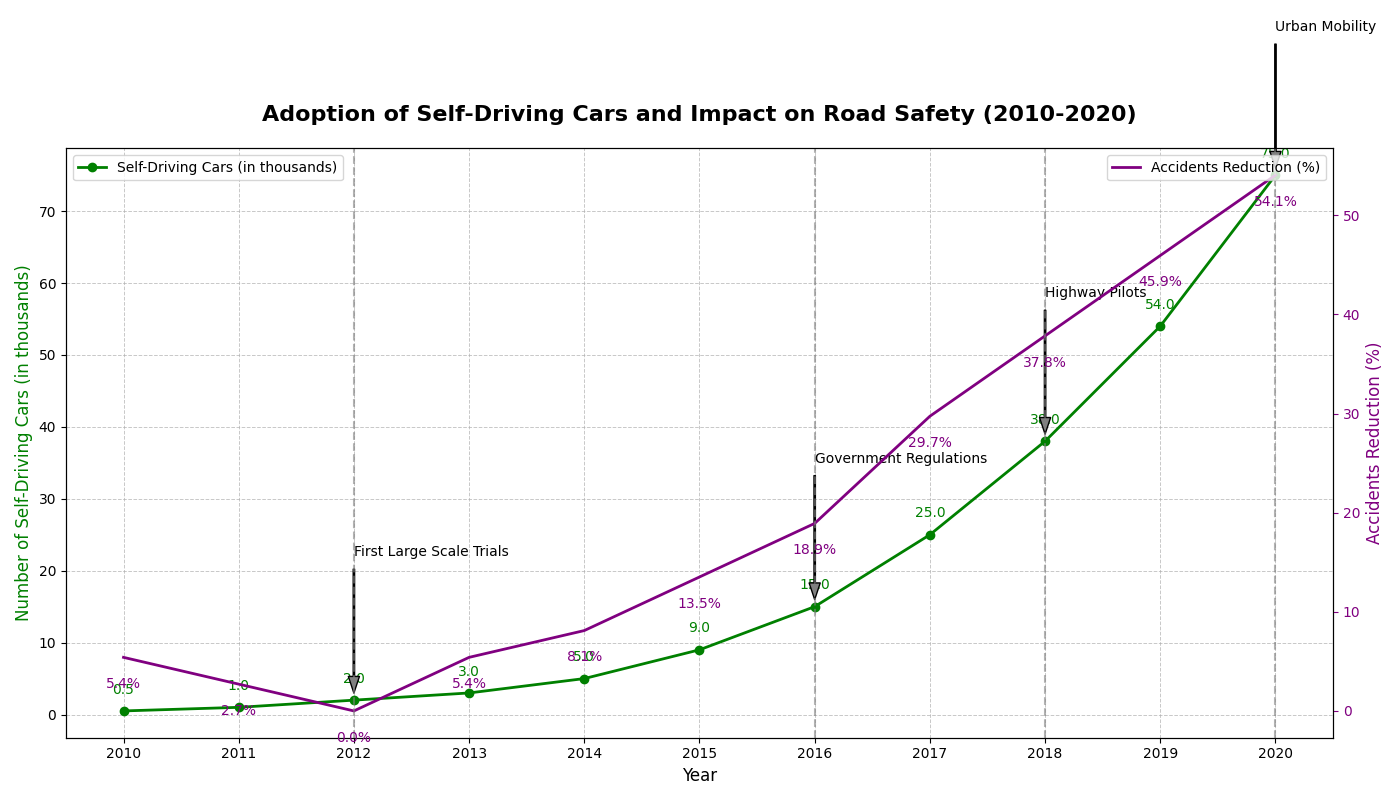

This figure's Python source:
import numpy as np
import matplotlib.pyplot as plt

years = np.arange(2010, 2021)
self_driving_cars = np.array([0.5, 1, 2, 3, 5, 9, 15, 25, 38, 54, 75])
road_accidents = np.array([35, 36, 37, 35, 34, 32, 30, 26, 23, 20, 17])

base_accidents = 37
accidents_reduction_percentage = ((base_accidents - road_accidents) / base_accidents) * 100

fig, ax1 = plt.subplots(figsize=(14, 8))

# Changing color from 'blue' to 'green'
ax1.plot(years, self_driving_cars, marker='o', color='green', linewidth=2, label='Self-Driving Cars (in thousands)')
for (x, y) in zip(years, self_driving_cars):
    ax1.text(x, y + 2, f'{y}', ha='center', va='bottom', fontsize=10, color='green')

milestones = {2012: "First Large Scale Trials", 2016: "Government Regulations", 
              2018: "Highway Pilots", 2020: "Urban Mobility"}
for year, text in milestones.items():
    ax1.annotate(text, 
                 xy=(year, self_driving_cars[years.tolist().index(year)]),
                 xytext=(year, self_driving_cars[years.tolist().index(year)] + 20),
                 arrowprops=dict(facecolor='grey', shrink=0.05, width=1, headwidth=8),
                 fontsize=10, color='black')

ax1.set_title('Adoption of Self-Driving Cars and Impact on Road Safety (2010-2020)', fontsize=16, fontweight='bold', pad=20)
ax1.set_xlabel('Year', fontsize=12)
ax1.set_ylabel('Number of Self-Driving Cars (in thousands)', fontsize=12, color='green')
ax1.set_xticks(years)
ax1.grid(axis='y', linestyle='--', alpha=0.7)

ax2 = ax1.twinx()

# Changing color from 'red' to 'purple'
ax2.plot(years, accidents_reduction_percentage, 'purple', linewidth=2, label='Accidents Reduction (%)')
for (x, y) in zip(years, accidents_reduction_percentage):
    ax2.text(x, y - 2, f'{y:.1f}%', ha='center', va='top', fontsize=10, color='purple')

ax2.set_ylabel('Accidents Reduction (%)', fontsize=12, color='purple')
ax2.tick_params(axis='y', colors='purple')

ax1.legend(loc='upper left', fontsize=10)
ax2.legend(loc='upper right', fontsize=10)

for milestone_year in milestones.keys():
    plt.axvline(x=milestone_year, color='grey', linestyle='--', alpha=0.6)

ax1.grid(linestyle='--', linewidth=0.7, alpha=0.7)

plt.tight_layout()
plt.show()
